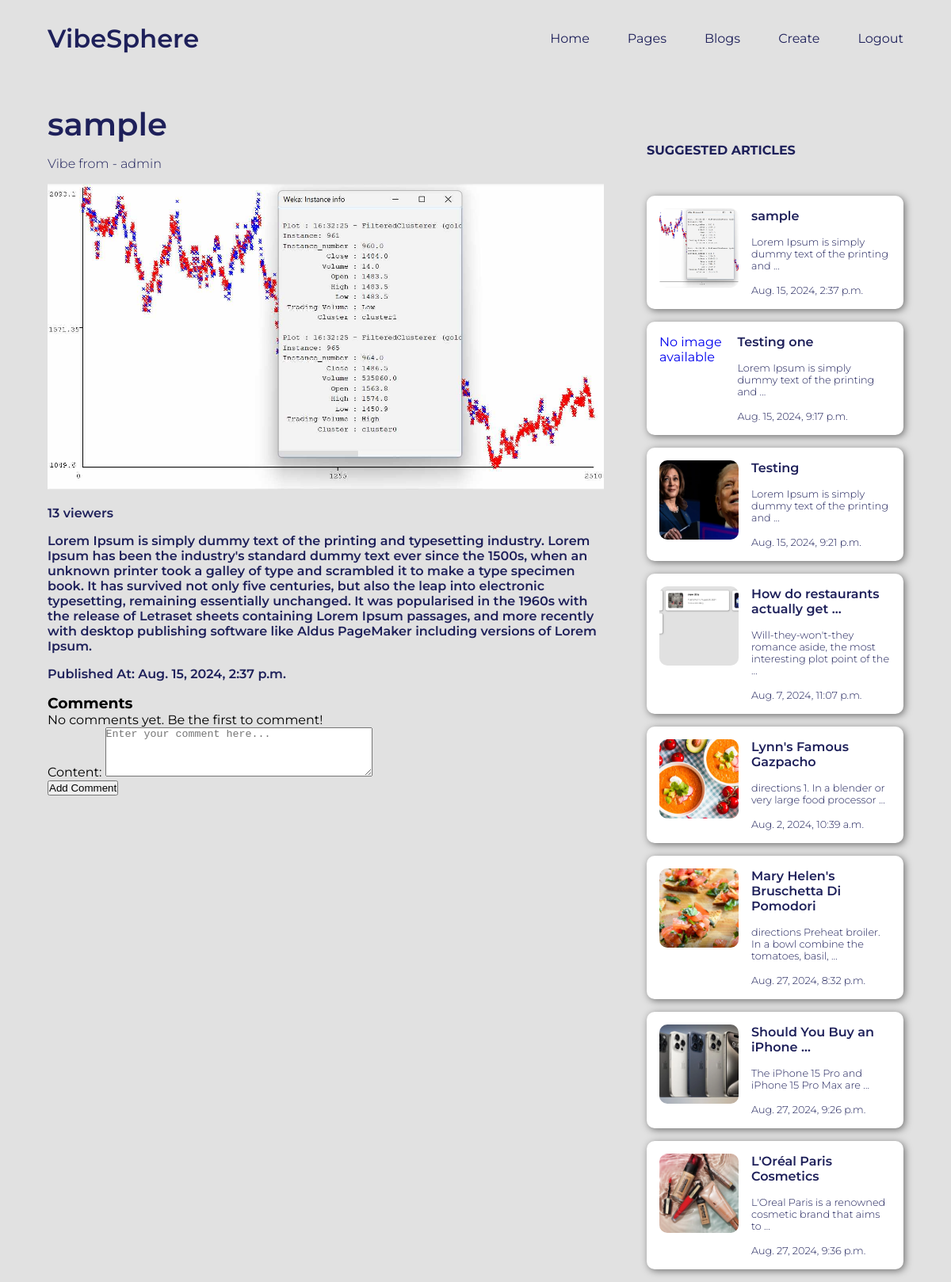
The app's page /articles/sample/ (signed in) with its own data.
### main/models.py (models this page shows, shortened)
class Article(models.Model):
    title = models.CharField(primary_key=True, unique=True, max_length=200)
    page_name = models.ForeignKey(BlogPage, on_delete=models.CASCADE)
    author = models.ForeignKey(User, on_delete=models.CASCADE)
    created_date = models.DateTimeField(auto_now_add=True)
    updated_date = models.DateTimeField(auto_now=True)
    article_image = models.ImageField(upload_to='article_images/', blank=True, null=True)
    content = models.TextField()
    published_date = models.DateTimeField(blank=True, null=True)
    allow_to_comment = models.BooleanField(default=True)
    view_count = models.IntegerField(default=0)
    category = models.CharField(max_length=50, choices=CATEGORY_CHOICES)
    tag = models.CharField(max_length=50, choices=TAG_CHOICES)

### main/views.py (the view)
# urls.py: path('articles/<str:id>/', views.read_article, name="read_article"),
@login_required
def read_article(request, id):
    print(id)
    article = get_object_or_404(Article, title=id)
    suggested_articles = Article.objects.all()
    article.view_count += 1
    article.save(update_fields=['view_count'])
    if request.method == 'POST':
        form = CommentForm(request.POST)
        if form.is_valid():
            comment = form.save(commit=False)
            comment.article = article
            comment.author = request.user
            comment.save()
            return redirect('read_article', id=id)
    else:
        form = CommentForm()
    context = {
        'show_navbar': True,
        'article': article,
        'suggested_articles': suggested_articles,
        'form': form,
    }
    return render(request, 'read_article.html', context)

### main/forms.py
class CommentForm(forms.ModelForm):
    class Meta:
        model = Comment
        fields = ['content']
        widgets = {
            'content': forms.Textarea(attrs={'placeholder': 'Enter your comment here...', 'rows': 4}),
        }

### templates/read_article.html (shortened to what this page needs)
{%extends 'main.html'%}
{% load static %}
{%block extra_css %}
<link rel="stylesheet" href="{% static 'css/detail__article.css' %}" />
{% endblock %}
{% block content %}
<div class="main__detail__container">
    <div class="detail__article">
        <div class="nested__container">
            <h1 class="detail__article__title">{{ article.title }}</h1>
            <p class="detail__article__author">Vibe from - {{ article.author }}</p>
            {% if article.article_image %}
                <img src="{{article.article_image.url}}" alt="{{article.title}}" class="detail__article__image">
            {% else %}
                <p>No image available</p>
            {% endif %}
            <p class="article__text">{{article.view_count}} viewers</p>
            <p class="article__text">{{ article.content }}</p>
            <p class="article__text">Published At: {{ article.published_date }}</p>
        </div>
        <div class="comments__section">
            <h3>Comments</h3>
            {% for comment in article.comments.all %}
                <div class="comment">
                    <p><strong>{{ comment.author.username }}</strong> said:</p>
                    <p>{{ comment.content }}</p>
                    <p class="comment__date">{{ comment.created_date }}</p>
                </div>
            {% empty %}
                <p>No comments yet. Be the first to comment!</p>
            {% endfor %}
            {% if user.is_authenticated %}
                <form class="comment__container" method="post">
                    {{ form.as_p }}
                    <button type="submit">Add Comment</button>
                </form>
            {% else %}
                <p><a href="{% url 'login' %}">Login</a> to add a comment.</p>
            {% endif %}
        </div>
    </div>
    <div class="suggested__container">
        <h3 class="suggested__container__title">Suggested Articles</h3>
        {% for article in suggested_articles %}
            <a href="{% url 'read_article' article.title %}" class="suggested__article__card">
                {% if article.article_image %}
                    <img src="{{article.article_image.url}}" alt="{{article.title}}" class="suggested__card__image">
                {% else %}
                    <p>No image available</p>
                {% endif %}
                <div class="suggested__article__details">
                    <h3 class="suggested__card__title">{{ article.title|truncatewords:5 }}</h3>
                    <p class="suggested__card__text">{{ article.content|truncatewords:10 }}</p>
                    <p class="suggested__card__text">{{ article.published_date }}</p>
                </div>
            </a>
        {% endfor %}
    </div>
</div>
{% endblock %}

### static/css/main.css (style rules this page uses)
* { margin: 0; padding: 0; box-sizing: border-box; }
body { background-color: #e1e1e1; font-family: "Montserrat", sans-serif; }

### static/css/detail__article.css (style rules this page uses)
.main__detail__container { display: flex; justify-content: space-between; align-items: flex-start; width: 90%; margin: auto; margin-top: 3%; }
.detail__article { width: 65%; height: auto; }
.detail__article__image { object-fit:cover; width: 100%; height: 50%; }
.detail__article__title { font-size: 2.5rem; color: #1E205A; font-weight: 600; margin-bottom: 1rem; }
.detail__article__author { font-size: 1rem; margin-bottom: 1rem; font-weight: 300; color: #1E205A; }
.article__text { margin: 1rem 0; color: #1E205A; font-weight: 600; }
.suggested__container { width: 30%; }
.suggested__container__title { font-size: 1rem; color: #1E205A; margin: 3rem 0 3rem 0; text-transform: uppercase; }
.suggested__article__card { width: 100%; display: flex; justify-self: space-between; align-items: flex-start; text-decoration: none; margin-bottom: 1rem; background-color: #ffffff; padding: 1rem; border-radius: 10px; box-shadow: 2px 2px 10px rgba(0, 0, 0, 0.5); }
.suggested__card__image { object-fit:cover; width: 100px; height: 100px; border-radius: 10px; }
.suggested__article__details { margin-left: 1rem; }
.suggested__card__title { font-size: 1rem; font-weight: 600; color: #1E205A; }
.suggested__card__text { font-weight: 300; font-size: .8rem; color: #1E205A; margin-top: 1rem; }

### records on screen
Article: title "sample", author "admin", article_image (picture), view_count "13", content "Lorem Ipsum is simply dummy text of the printing and typesetting industry. Lorem Ipsum has been the industry's standard dummy text ever since the 1500s, when an unknown printer took a galley of type and scrambled it to make a type specimen book. It has survived not only five centuries, but also the leap into electronic typesetting, remaining essentially unchanged. It was popularised in the 1960s with the release of Letraset sheets containing Lorem Ipsum passages, and more recently with desktop publishing software like Aldus PageMaker including versions of Lorem Ipsum.", published_date "Aug. 15, 2024, 2:37 p.m.", content "Lorem Ipsum is simply dummy text of the printing and …"
Article: article_image "No image available", title "Testing one", content "Lorem Ipsum is simply dummy text of the printing and …", published_date "Aug. 15, 2024, 9:17 p.m."
Article: article_image (picture), title "Testing", content "Lorem Ipsum is simply dummy text of the printing and …", published_date "Aug. 15, 2024, 9:21 p.m."
Article: article_image (picture), title "How do restaurants actually get …", content "Will-they-won't-they romance aside, the most interesting plot point of the …", published_date "Aug. 7, 2024, 11:07 p.m."
Article: article_image (picture), title "Lynn's Famous Gazpacho", content "directions 1. In a blender or very large food processor …", published_date "Aug. 2, 2024, 10:39 a.m."
Article: article_image (picture), title "Mary Helen's Bruschetta Di Pomodori", content "directions Preheat broiler. In a bowl combine the tomatoes, basil, …", published_date "Aug. 27, 2024, 8:32 p.m."
Article: article_image (picture), title "Should You Buy an iPhone …", content "The iPhone 15 Pro and iPhone 15 Pro Max are …", published_date "Aug. 27, 2024, 9:26 p.m."
Article: article_image (picture), title "L'Oréal Paris Cosmetics", content "L'Oreal Paris is a renowned cosmetic brand that aims to …", published_date "Aug. 27, 2024, 9:36 p.m."
